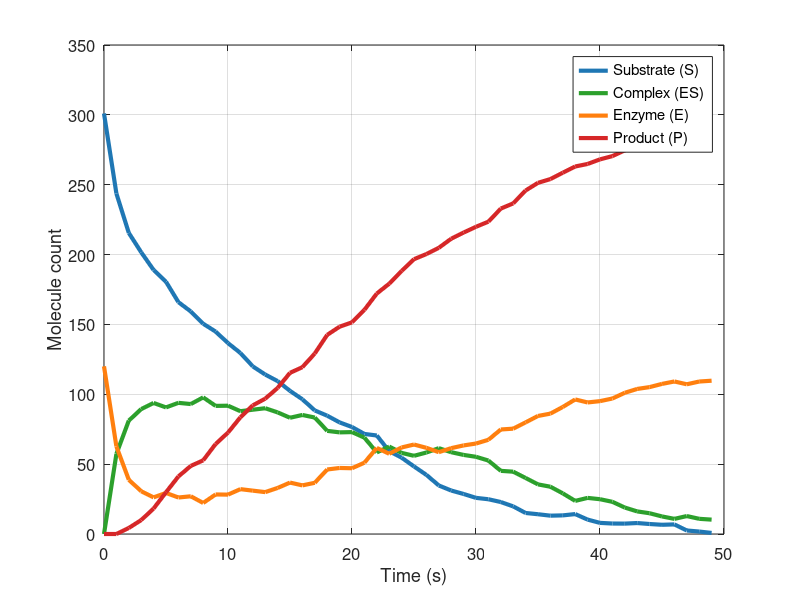

This figure's MATLAB source:
function CLE_MM()
    % Parameters and Initial Conditions
    nA = 6.023e23;
    vol = 1e-15;
    c = [1e6/(nA*vol); 1e-4; 0.1];
    % Stoichiometric matrix
    V = [-1  1  0; -1  1  1; 1 -1 -1; 0  0  1];
    % Initial state
    X = [round(5e-7*nA*vol); round(2e-7*nA*vol); 0; 0];
    % Simulation setup
    t = 0;
    tfinal = 49;
    results = [t X'];
    % Fixed time step for tau-leaping 
    tau = 1; 
    
    tic;
    % CLE simulation
    while t < tfinal
        
        % Evaluate propensities
        a = [c(1)*X(1)*X(2)   % S+E->ES
             c(2)*X(3)         % ES->S+E
             c(3)*X(3)];       % ES->P+E
        
        % Generate normal random variables / update state
        xi = randn(3,1);
        X_new = X + V(:,1:3) * a * tau + V(:,1:3) * (sqrt(a .* tau) .* xi);
        
        % Update state, time, and results
        X = X_new;
        t = t + tau;
        results(end+1,:) = [t X'];
    end
    
    elapsed_time = toc;
    fprintf('Simulation time: %.4f seconds\n', elapsed_time);

    % Plot
    figure('Color','white');
    plot(results(:,1), results(:,2), 'LineWidth', 3, 'Color', '#1f77b4'); % S
    hold on;
    plot(results(:,1), results(:,4), 'LineWidth', 3, 'Color', '#2ca02c'); % ES
    plot(results(:,1), results(:,3), 'LineWidth', 3, 'Color', '#ff7f0e'); % E
    plot(results(:,1), results(:,5), 'LineWidth', 3, 'Color', '#d62728'); % P
    hold off;
    
    legend({'Substrate (S)','Complex (ES)','Enzyme (E)','Product (P)'}, ...
           'Location', 'best', 'FontSize', 16);
    xlabel('Time (s)'); 
    ylabel('Molecule count');
    grid on;
    set(gca, 'FontSize', 12);
end